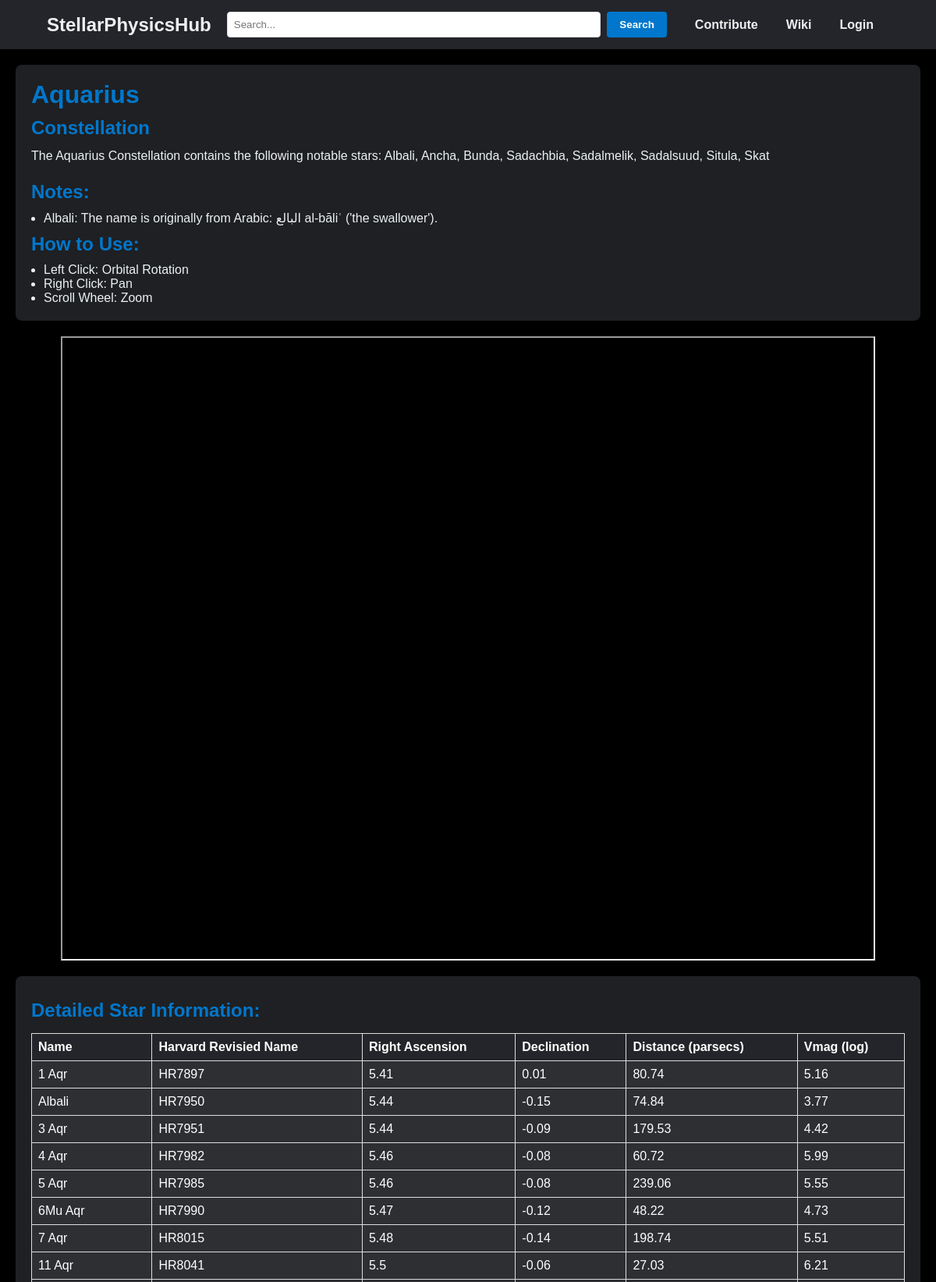
The app's page /constellation/Aquarius (upper part) with its own data.
### models.py (models this page shows)
class Constellation(db.Model):
    id = db.Column(db.Integer, primary_key=True)
    name = db.Column(db.String(50), nullable=False)
    description = db.Column(db.Text, nullable=True)
    stars = db.relationship('Star', backref='constellation', lazy=True)
    contributor_id = db.Column(db.Integer, db.ForeignKey('user.id'))
    contributor = db.relationship('User', backref='constellations', lazy=True)

class Star(db.Model):
    id = db.Column(db.Integer, primary_key=True)
    alt_name = db.Column(db.String(50), nullable=False)
    hr_name = db.Column(db.String(50), nullable=False)
    common_name = db.Column(db.String(50), nullable=True)
    right_acension = db.Column(db.Float(), nullable=False)
    declination = db.Column(db.Float(), nullable=False)
    bv_colour = db.Column(db.Float(), nullable=False)
    vmag = db.Column(db.Float(), nullable=True)
    parsecs = db.Column(db.Float(), nullable=False)
    note = db.Column(db.Text(), nullable=True)
    source = db.Column(db.Text(), nullable=True)
    constellation_id = db.Column(db.Integer, db.ForeignKey('constellation.id'))

### app.py (the view)
@app.route('/constellation/<name>')
def constellation(name):
    layout = 'layout_logged_in.html' if current_user.is_authenticated else 'layout.html'
    constellation_names = [constellation.name for constellation in Constellation.query.all()]
    asterism_names = []#asterism.name for asterism in Asterism.query.all()]
    objects = asterism_names + constellation_names
    constellation = Constellation.query.filter_by(name=name).first_or_404()
    stars = Star.query.filter_by(constellation_id=constellation.id)
    star_details = [
        {
            'name': star.common_name,
            'hr_name': star.hr_name,
            'alt' : star.alt_name,
            'notes': star.note,
            'source': star.source,
            'distance': round(star.parsecs, 2),
            'right_ascension': round(star.right_acension, 2),
            'declination': round(star.declination, 2),
            'vmag': star.vmag
        }
        for star in stars
    ]
    star_names = [star.common_name for star in stars if star.common_name is not None and pd.notna(star.common_name)]
    star_names.sort()
    has_notes = any(star.get('notes') for star in star_details)
    return render_template('body.html', body=constellation, stars=star_details, star_names=star_names, has_notes=has_notes, of_type='Constellation', objects=objects, layout=layout)

### templates/body.html
{% extends layout %}
{% block body %}
<link rel="stylesheet" type="text/css" href="{{ url_for('static', filename='body.css') }}">
<main>
    <div class="welcome-container">
        <section class="welcome-section">
            <h1>{{ body.name }}</h1>
            <h2>{{ of_type }}</h2>
            <p>The {{ body.name }} {{ of_type }} contains the following notable stars: {{ star_names | join(', ') }} </p>
        </section>{% if has_notes %}
	<div class='spacing'>
    <h3>Notes:</h3>
    <ul>
        {% for star in stars %}
            {% if star.notes %}
                <li>{{ star.name }}: {{ star.notes }}</li>
            {% endif %}
        {% endfor %}
    </ul>
{% endif %}
	<h3>How to Use:</h3>
	<ul>
		<li> Left Click: Orbital Rotation</li>
		<li> Right Click: Pan </li>
		<li> Scroll Wheel: Zoom</li>
	</ul>
	</div>
    </div>
    <div class=frame>
<iframe src="{{ url_for('static', filename='htmls/' ~ body.name | lower | replace(' ', '_') ~ '_plot.html') }}"
        width="90%" height="800" frameborder="1"></iframe>
    </div>
    <section class="star-details-section">
        <h3>Detailed Star Information:</h3>
        <table>
            <tr>
                <th>Name</th>
		<th> Harvard Revisied Name</th>
                <th>Right Ascension</th>
                <th>Declination</th>
                <th>Distance (parsecs)</th>
		<th>Vmag (log) </th>
            </tr>
            {% for star in stars %}
                <tr>
                    <td>{{ star.name or star.alt}}</td>
		    <td>{{ star.hr_name }}</td>
                    <td>{{ star.right_ascension }}</td>
                    <td>{{ star.declination }}</td>
                    <td>{{ star.distance }}</td>
		    <td>{{ star.vmag }}</td>
                </tr>
            {% endfor %}
        </table>
    </section>
</main>
{% endblock %}

### static/styles.css (style rules this page uses)
body, html { height: 100%; margin: 0; font-family: Monserrat, sans-serif; }
* { box-sizing: border-box; margin: 0; padding: 0; font-family: 'Montserrat', sans-serif; color: #edf0f1; }

### static/body.css (style rules this page uses)
body { background-color:black; }
main { margin: 20px; color:black; background-color:black; }
li { margin-left: 16px; }
.welcome-container { background-color: #1e2023; padding: 20px; border-radius: 8px; margin-bottom: 20px; }
.frame { display: flex; justify-content: center; align-items: center; height: 100%; margin: auto; margin-bottom:20px; }
.welcome-section h1, .welcome-section h2 { color: #0077cc; margin-bottom: 10px; }
h1 { font-size: 32px; }
h2 { font-size:24px; }
h3 { font-size:24px; margin-top: 10px; color:#0077cc; }
.welcome-section p { font-size: 16px; line-height: 1.5; }
.spacing { margin-top:20px; }
.spacing h3 { margin-bottom:10px; }
.star-details-section { background-color: #1e2023; padding: 20px; border-radius: 8px; }
.star-details-section h3 { color: #0077cc; margin-bottom: 15px; }
table { width: 100%; border-collapse: collapse; margin-top: 10px; }
table, th, td { border: 1px solid #ddd; padding: 8px; text-align: left; }
th { background-color: #24252A; color: white; }
td { background-color: #2d2f33; color: white; }

### records on screen
Constellation: name "Aquarius"
Star: name "Albali", notes "The name is originally from Arabic: البالع al-bāliʿ ('the swallower').", common_name "Albali", hr_name "HR7950", right_ascension "5.44", declination "-0.15", distance "74.84", vmag "3.77"
Star: alt_name "1 Aqr", hr_name "HR7897", right_ascension "5.41", declination "0.01", distance "80.74", vmag "5.16"
Star: alt_name "3 Aqr", hr_name "HR7951", right_ascension "5.44", declination "-0.09", distance "179.53", vmag "4.42"
Star: alt_name "4 Aqr", hr_name "HR7982", right_ascension "5.46", declination "-0.08", distance "60.72", vmag "5.99"
Star: alt_name "5 Aqr", hr_name "HR7985", right_ascension "5.46", declination "-0.08", distance "239.06", vmag "5.55"
Star: alt_name "6Mu Aqr", hr_name "HR7990", right_ascension "5.47", declination "-0.12", distance "48.22", vmag "4.73"
Star: alt_name "7 Aqr", hr_name "HR8015", right_ascension "5.48", declination "-0.14", distance "198.74", vmag "5.51"
Star: alt_name "11 Aqr", hr_name "HR8041", right_ascension "5.5", declination "-0.06", distance "27.03", vmag "6.21"

### other values on screen
{{ of_type }} "Constellation"
{{ star_names | join(', ') }} "Albali, Ancha, Bunda, Sadachbia, Sadalmelik, Sadalsuud, Situla, Skat"
